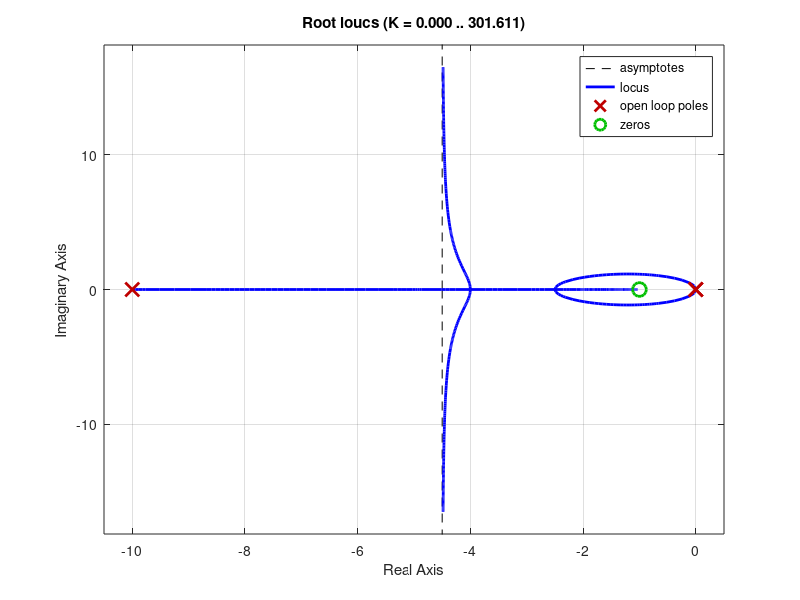

This figure's MATLAB source: (Note: this script raises an error after producing the figure.)
%% Satellite attitude - Control Design
% Simplified satellite from Chapter 1: a rigid spacecraft rotating about one
% axis. The input is the torque u and the output is the orientation theta.

clear all
close all

I = 1;              % moment of inertia [kg m^2]
s = tf('s');

G = 1/(I*s^2);
%% 
% Plot the root locus of G:

rlocus(G);
%% 
% With C(s) = K the closed loop poles are at +/- j*sqrt(K): the satellite 
% oscillates forever, for any K. We need a zero to pull the root locus into the 
% LHP. A PD controller would do it, but it is not proper, so we use a lead 
% compensator
% 
% $$C(s) = K\frac{s+a}{s+b}, \qquad b > a$$
% 
% For example, let

C = (s+1)/(s+10);
rlocus(C*G);
%% 
% With a gain of 20 the dominant closed loop poles are at about -1.1 +/- 1.1j

K = 20;
C = K*C;
pzplot(minreal(C*G/(1+C*G)));
%% 
% Let's look at the step response (a command to rotate by 1 rad)

step(minreal(C*G/(1+C*G)));
%% 
% G already has two poles at the origin, so the steady state error to step 
% inputs is zero. To try this controller in SAT_Realtime_Demo, type this in its C(s) box
% 
%   20*(s+1)/(s+10)

[numC, denC] = tfdata(C, 'v')
